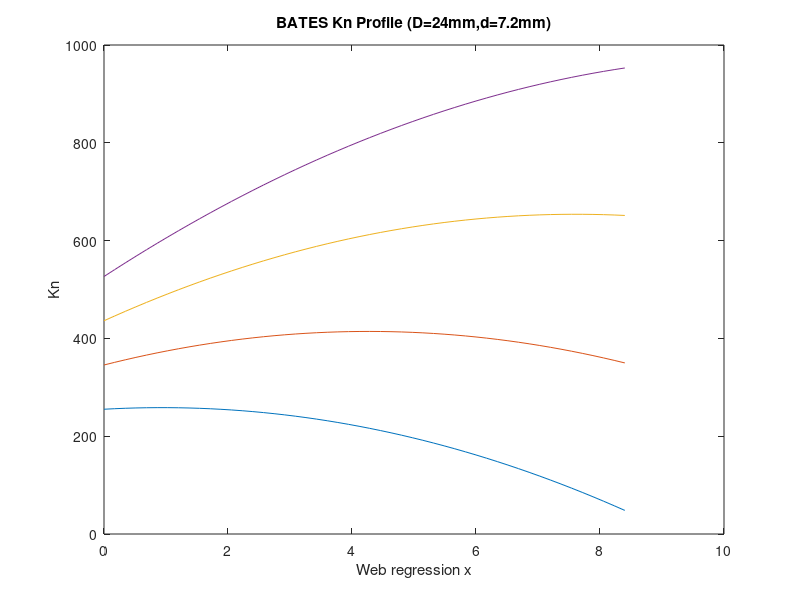

MATLAB code for this plot: (Note: this script raises an error after producing the figure.)
clear; close all;

L0s=[20,40,60,80];
for L0=L0s
% for BATES (Ballistic Test and Evaluation System) grain
N=1; % number of grain
D = 24; % [mm] initial grain outer diameter
d0 = 7.2; % [mm] initial grain inner diameter
% L0 = 40; % [mm] initial grain length
d = @(x) d0 + 2*x;
L = @(x) L0 - 2*x;
Ab = @(x) N*(1/2*pi*(D^2-d(x)^2)+pi*L(x)*d(x));

At = 5; % [mm]

Kn =@(x) Ab(x)/At;

Kns=[];
xs=[];
xmax=1/2*(D-d0);
Ndiv=50;
for x=linspace(0,xmax,Ndiv)
    xs(end+1)=x;
    Kns(end+1)=Kn(x);
end

plot(xs,Kns);
hold on;
end

title('BATES Kn Profile (D=24mm,d=7.2mm)');
xlabel('Web regression x');
ylabel('Kn');
legend(arrayfun(@(x) 'L='+x+'[mm]', string(L0s)));
big;

Lopt = 1/2*(3*D+d0)


